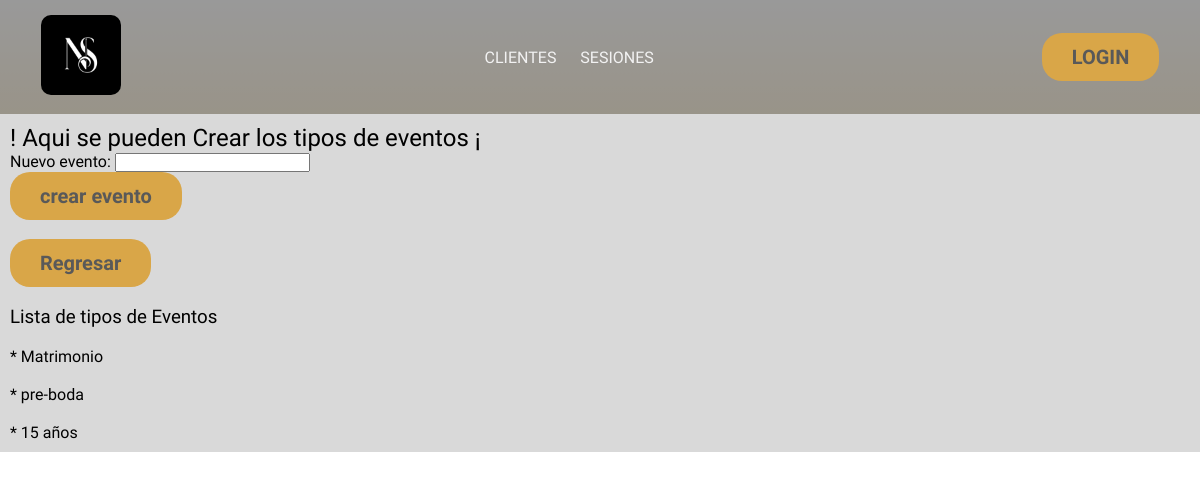
/formulario/event_type/, run on an earlier commit of the app's database.
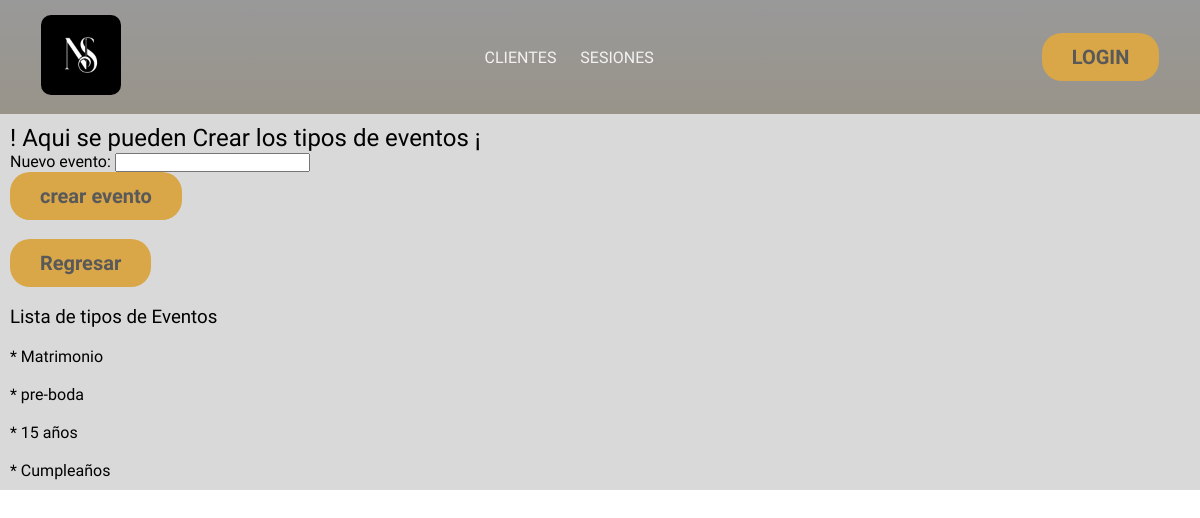
And on a later commit of the database.
### formulario/models.py (models this page shows, shortened)
class Event_type(models.Model):
  type      = models.CharField(max_length=30, null=False, blank=False,verbose_name='Nuevo evento')

### formulario/views.py (the view)
# urls.py: path('event_type/',             views.event_type,     name="event_type"),
def event_type(request):
  if request.method == 'POST':
    form = Event_typeForm(request.POST)
    if form.is_valid():
      form.save()
      form = Event_typeForm()
    lista_type = Event_type.objects.all()
    return render(request, '1.administrador/event_type.html', {
      'form':form,
      'lista_type':lista_type
    })
  else:
    form = Event_typeForm()
  lista_type = Event_type.objects.all()
  return render(request, '1.administrador/event_type.html', {
    'form':form,
    'lista_type':lista_type
  })

### formulario/forms.py
class Event_typeForm(ModelForm):
  class Meta:
    model   = Event_type
    fields  = ["type"]

### templates/1.administrador/event_type.html (shortened to what this page needs)
{% extends "layouts/app.html" %}
{% block content %}
<h2> ! Aqui se pueden Crear los tipos de eventos ¡</h2>
{% endblock content %}
{% block registrar %}
<form action="{% url "event_type" %}" method="post">
  {{ form }}
  <button type="submit">crear evento</button>
</form>
<br>
<form action="{% url "agendar" %}">
  <button type="submit"> Regresar </button>
</form>
<br>
<h3> Lista de tipos de Eventos </h3>
<ul>
{% for type in lista_type %}
<li>
  <br>
  <p>
  * {{type.type}} <br>
  </p>
  </li>
{% endfor %}
{% endblock registrar %}

What changed in the data, as far as the page shows it:
added Event_type: type "Cumpleaños"
